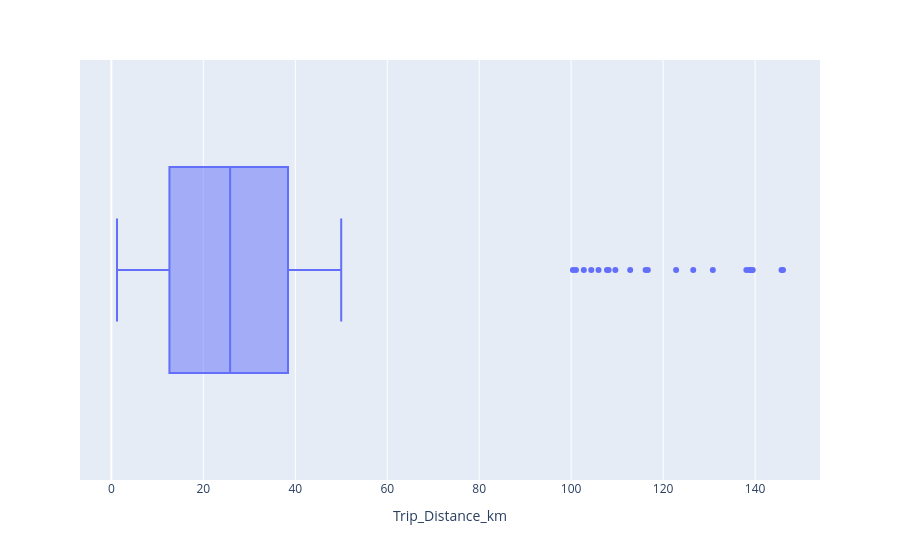
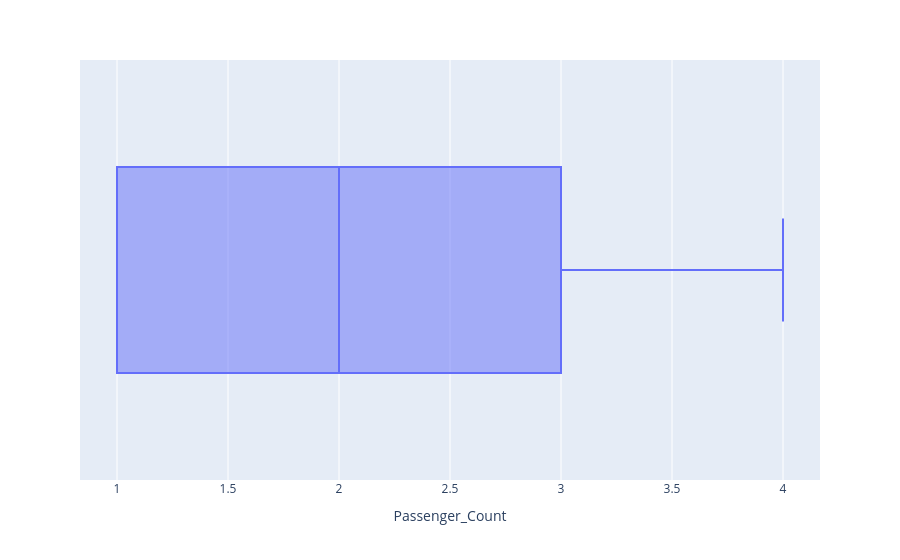
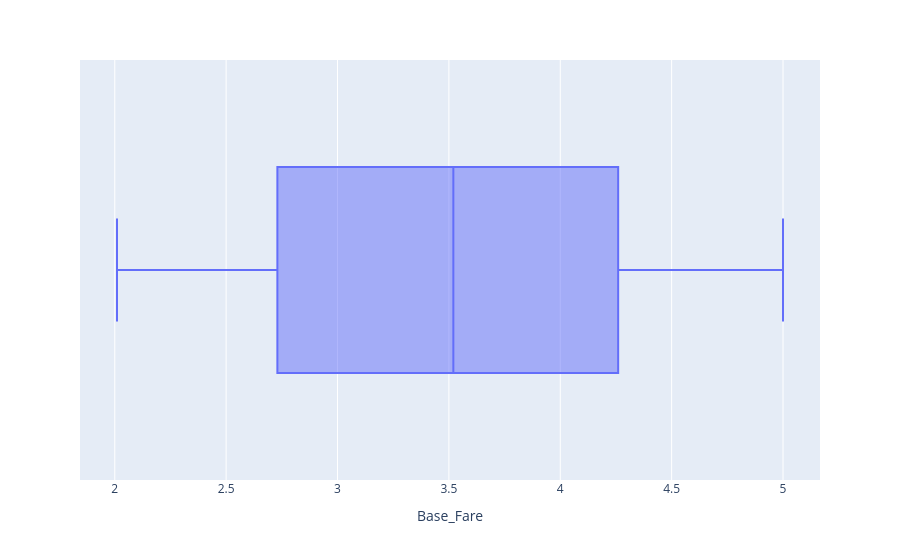
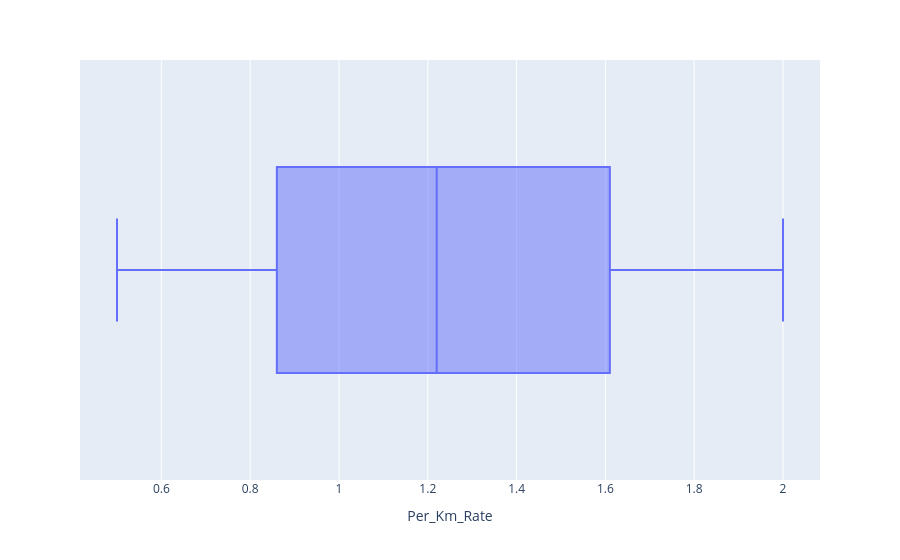

These figures' notebook cell, in order:
### Code cell
# Appliquer la fonctions boxplot_func
for col in quant_data.columns:
  boxplot_func(col)

### Figure 1 — Plotly figure (JSON) as saved in the notebook; plotly's stock layout.template omitted (floating-point values rounded to 4 significant figures; data arrays with more than 128 entries replaced by an {"elided": "..."} marker saying what was removed)
{"data": [{"alignmentgroup": "True", "hovertemplate": "Trip_Distance_km=%{x}<extra></extra>", "legendgroup": "", "marker": {"color": "#636efa"}, "name": "", "notched": false, "offsetgroup": "", "orientation": "h", "showlegend": false, "type": "box", "x": {"elided": "1000 float values"}, "x0": " ", "xaxis": "x", "y0": " ", "yaxis": "y"}], "layout": {"boxmode": "group", "legend": {"tracegroupgap": 0}, "margin": {"t": 60}, "xaxis": {"anchor": "y", "domain": [0, 1], "title": {"text": "Trip_Distance_km"}}, "yaxis": {"anchor": "x", "domain": [0, 1]}}}

### Figure 2 — Plotly figure (JSON) as saved in the notebook; plotly's stock layout.template omitted (floating-point values rounded to 4 significant figures; data arrays with more than 128 entries replaced by an {"elided": "..."} marker saying what was removed)
{"data": [{"alignmentgroup": "True", "hovertemplate": "Passenger_Count=%{x}<extra></extra>", "legendgroup": "", "marker": {"color": "#636efa"}, "name": "", "notched": false, "offsetgroup": "", "orientation": "h", "showlegend": false, "type": "box", "x": {"elided": "1000 float values"}, "x0": " ", "xaxis": "x", "y0": " ", "yaxis": "y"}], "layout": {"boxmode": "group", "legend": {"tracegroupgap": 0}, "margin": {"t": 60}, "xaxis": {"anchor": "y", "domain": [0, 1], "title": {"text": "Passenger_Count"}}, "yaxis": {"anchor": "x", "domain": [0, 1]}}}

### Figure 3 — Plotly figure (JSON) as saved in the notebook; plotly's stock layout.template omitted (floating-point values rounded to 4 significant figures; data arrays with more than 128 entries replaced by an {"elided": "..."} marker saying what was removed)
{"data": [{"alignmentgroup": "True", "hovertemplate": "Base_Fare=%{x}<extra></extra>", "legendgroup": "", "marker": {"color": "#636efa"}, "name": "", "notched": false, "offsetgroup": "", "orientation": "h", "showlegend": false, "type": "box", "x": {"elided": "1000 float values"}, "x0": " ", "xaxis": "x", "y0": " ", "yaxis": "y"}], "layout": {"boxmode": "group", "legend": {"tracegroupgap": 0}, "margin": {"t": 60}, "xaxis": {"anchor": "y", "domain": [0, 1], "title": {"text": "Base_Fare"}}, "yaxis": {"anchor": "x", "domain": [0, 1]}}}

### Figure 4 — Plotly figure (JSON) as saved in the notebook; plotly's stock layout.template omitted (floating-point values rounded to 4 significant figures; data arrays with more than 128 entries replaced by an {"elided": "..."} marker saying what was removed)
{"data": [{"alignmentgroup": "True", "hovertemplate": "Per_Km_Rate=%{x}<extra></extra>", "legendgroup": "", "marker": {"color": "#636efa"}, "name": "", "notched": false, "offsetgroup": "", "orientation": "h", "showlegend": false, "type": "box", "x": {"elided": "1000 float values"}, "x0": " ", "xaxis": "x", "y0": " ", "yaxis": "y"}], "layout": {"boxmode": "group", "legend": {"tracegroupgap": 0}, "margin": {"t": 60}, "xaxis": {"anchor": "y", "domain": [0, 1], "title": {"text": "Per_Km_Rate"}}, "yaxis": {"anchor": "x", "domain": [0, 1]}}}
